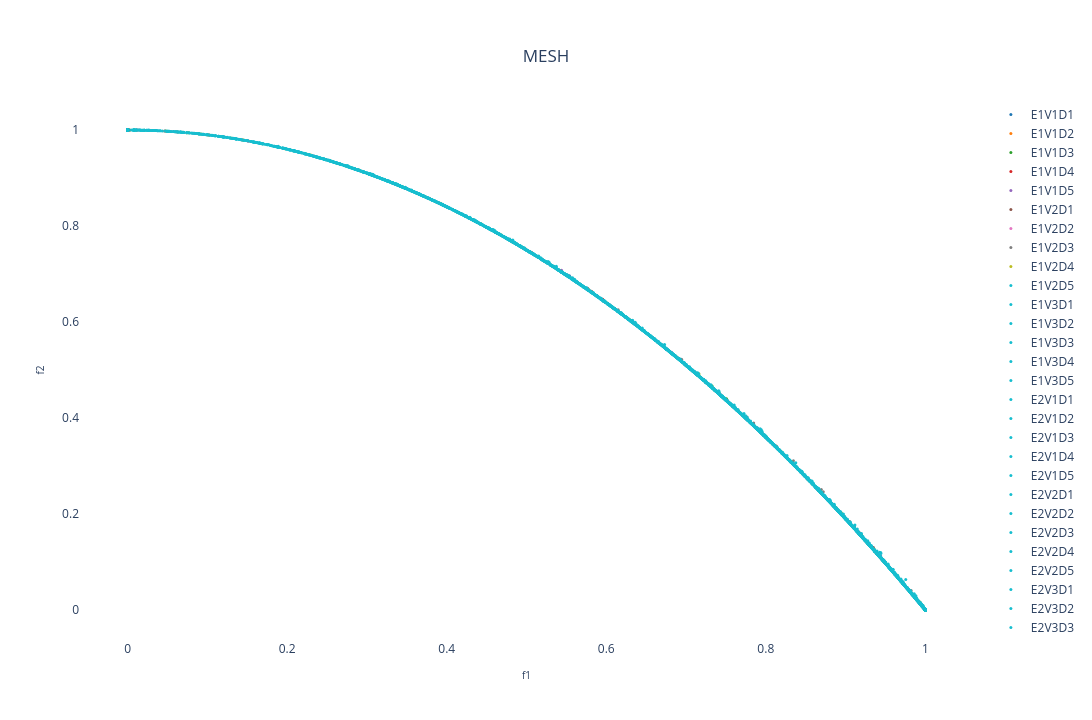

The notebook cell this image was saved under:
### Markdown cell above
## Benchmark 2D:

### Code cell
design_space = []
pareto_front = []

experiment_name = "zdt2"

# Choosing the files
choose_global_best_attribution_type = [0,1,2,3] # [0, 1, 2, 3]
choose_Xr_pool_type = [0,1,2] # [0, 1, 2]
choose_DE_mutation_type = [0,1,2,3,4] # [0, 1, 2, 3, 4]

# Name of chosen files
file_names = [
        f"E{i+1}V{j+1}D{k+1}_{experiment_name}.pkl"
        for i in choose_global_best_attribution_type
        for j in choose_Xr_pool_type
        for k in choose_DE_mutation_type
    ]
num_dataset = len(file_names) # Number of dataset

solid_colors = [mcolors.to_hex(cm.tab10(i)) for i in range(num_dataset + 1)] # List with solid colors

colorscales = pc.named_colorscales() # List of color scales
num_scales = len(colorscales)

for i in range(num_dataset):
  with open("result/" + file_names[i], "rb") as f:
    r = pickle.load(f)
    pareto_front.append(
      go.Scatter(x=r['combined'][1][:,0],
                   y=r['combined'][1][:,1],
                   mode='markers', marker=dict(size=3, color=solid_colors[i]), #r['combined'][1][:,1], colorscale=colorscales[(i+1) % num_scales]),
                   name=file_names[i][:6],
                   showlegend=True)
    )

# Creating a subplot
fig = go.Figure()

for i in range(num_dataset):
    fig.add_trace(pareto_front[i])

# Setting layout
fig.update_layout(
    showlegend=True,
    xaxis=dict(title=dict(text='f1', font=dict(size=10))),
    yaxis=dict(title=dict(text='f2', font=dict(size=10))),
    title=dict(
        text='MESH',
        x=0.5,  # Centering the title
        xanchor='center',
        yanchor='top'
    ),
    #margin=dict(l=0, r=0, b=0, t=0), # Rearrange the margin
    width=1520,   # Figure width (pixels)
    height=720,  # Figure height (pixels)
    paper_bgcolor="white",
    plot_bgcolor='white'
)

# Showing the figure
fig.show()
